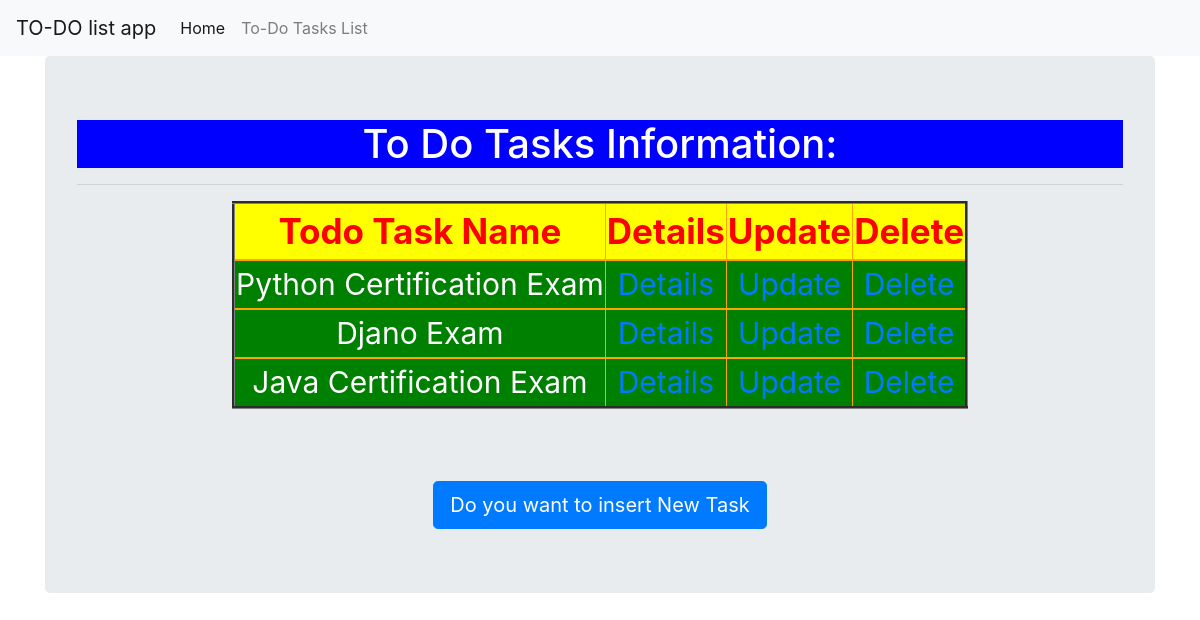
The page / on the database its author committed.
### todo/models.py (models this page shows, shortened)
class Todo(models.Model):
    STATUS_CHOICES=(('in progress','In progress'),('completed','completed'),('pending','pending'))
    title=models.CharField(max_length=200)
    description=models.CharField(max_length=300)
    date_of_the_task=models.DateField(u'Day of the task', help_text=u'Day of the task',default=timezone.now)
    start_time_of_task=models.TimeField(u'Time to start the Task', help_text=u'Starting time',default=datetime.now().time())
    end_time_of_task=models.TimeField(u'Time to finish the Task', help_text=u'Final time',default=datetime.now().time())
    status=models.CharField(max_length=20,choices=STATUS_CHOICES,default='In progress')
    created=models.DateTimeField(auto_now_add=True)
    modified=models.DateTimeField(auto_now=True)

### todo/views.py (the view)
# urls.py: url(r'^$',views.TodoListView.as_view(),name='home'),
class TodoListView(ListView):
    model=Todo

### templates/todo/todo_list.html (shortened to what this page needs)
<!DOCTYPE html>
{% extends 'todo/base.html' %}
{% block body_block %}
<h1>To Do Tasks Information:</h1><hr>
{% if todo_list %}
<table border='3'>
<thead>
  <th>Todo Task Name</th>
  <th>Details</th>
  <th>Update</th>
  <th>Delete</th>
</thead>
{% for todo in todo_list %}
<tr>
  <td>{{todo.title|title}}</td>
  <td><a href='/{{todo.id}}'>Details</a></td>
  <td><a href='/update/{{todo.id}}'>Update</a></td>
  <td><a href='/delete/{{todo.id}}'>Delete</a></td>
</tr>
{%endfor%}
</table>
{%else%}
<p>No todo tasks found</p>
{%endif%}<br><br><br>
<a href="/create" class='btn btn-primary btn-lg'>Do you want to insert New Task</a>
{% endblock %}

### static/css/demo.css (style rules this page uses)
h1 { background: blue; color: white; }
table { text-align: center; font-size: 30px; background: green; color: white; }
th { font-size: 35px; background: yellow; color:red; }

### templates/todo/todo_list.html (style rules this page uses)
tr { border:2px solid orange; }

### rows shown on the page
Todo: title "Python Certification Exam"
Todo: title "Djano Exam"
Todo: title "Java Certification Exam"
